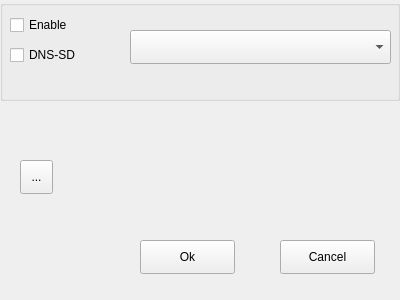
<?xml version="1.0" encoding="UTF-8"?>
<ui version="4.0">
 <class>OBSRemoteSettingsDialog</class>
 <widget class="QWidget" name="OBSRemoteSettingsDialog">
  <property name="geometry">
   <rect>
    <x>0</x>
    <y>0</y>
    <width>400</width>
    <height>300</height>
   </rect>
  </property>
  <property name="contextMenuPolicy">
   <enum>Qt::NoContextMenu</enum>
  </property>
  <property name="locale">
   <locale language="English" country="UnitedStates"/>
  </property>
  <widget class="QToolButton" name="AccesListBtn">
   <property name="geometry">
    <rect>
     <x>20</x>
     <y>160</y>
     <width>33</width>
     <height>34</height>
    </rect>
   </property>
   <property name="text">
    <string>...</string>
   </property>
  </widget>
  <widget class="QGroupBox" name="groupBox">
   <property name="geometry">
    <rect>
     <x>0</x>
     <y>0</y>
     <width>400</width>
     <height>101</height>
    </rect>
   </property>
   <property name="contextMenuPolicy">
    <enum>Qt::NoContextMenu</enum>
   </property>
   <property name="title">
    <string notr="true"/>
   </property>
   <widget class="QCheckBox" name="ServerEnableChBox">
    <property name="geometry">
     <rect>
      <x>10</x>
      <y>10</y>
      <width>95</width>
      <height>30</height>
     </rect>
    </property>
    <property name="text">
     <string>Enable</string>
    </property>
   </widget>
   <widget class="QCheckBox" name="DNSDEnableChBox">
    <property name="geometry">
     <rect>
      <x>10</x>
      <y>40</y>
      <width>95</width>
      <height>30</height>
     </rect>
    </property>
    <property name="text">
     <string>DNS-SD</string>
    </property>
   </widget>
   <widget class="QComboBox" name="InterfacesComBox">
    <property name="geometry">
     <rect>
      <x>130</x>
      <y>30</y>
      <width>261</width>
      <height>34</height>
     </rect>
    </property>
   </widget>
  </widget>
  <widget class="QPushButton" name="OkBtn">
   <property name="geometry">
    <rect>
     <x>140</x>
     <y>240</y>
     <width>95</width>
     <height>34</height>
    </rect>
   </property>
   <property name="text">
    <string>Ok</string>
   </property>
  </widget>
  <widget class="QPushButton" name="CancelBtn">
   <property name="geometry">
    <rect>
     <x>280</x>
     <y>240</y>
     <width>95</width>
     <height>34</height>
    </rect>
   </property>
   <property name="text">
    <string>Cancel</string>
   </property>
  </widget>
 </widget>
 <resources/>
 <connections/>
</ui>
